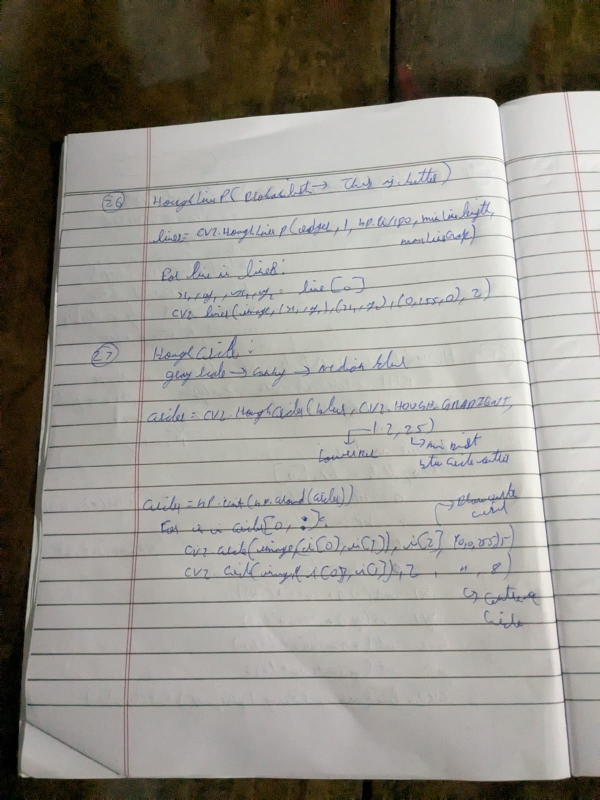
#> input picture test.jpg, 1200 x 1600 px (shown at 1/2 size)
$ python scan.py
#> lines starting #> are read from the running program, lines starting #| are printed output that depends on the picture; after the words box and inside, x2 and y2 are one past the last pixel; in counts of white or black regions, pixels touching at a corner belong together
import cv2
import numpy as np
image = cv2.imread("test.jpg")      #upload the image in the same directory as this file and rename it to test.jpg
#> image is the input picture: shape (1600, 1200, 3); mean B, G, R 139.2, 146.3, 149.4
original = image.copy()
image = cv2.resize(image, (800,800))
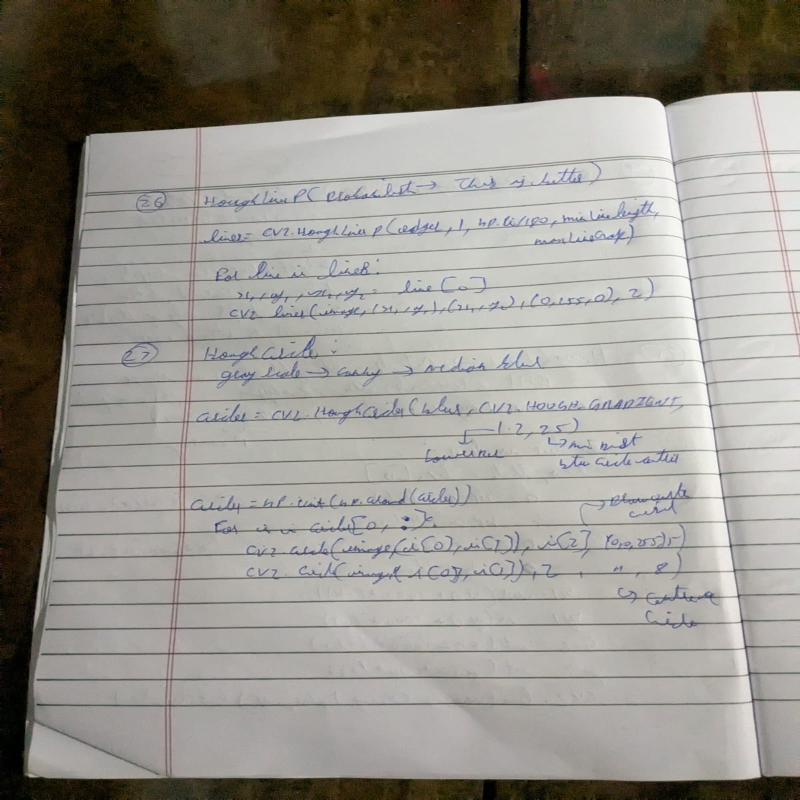
#> image: shape (800, 800, 3); mean B, G, R 139.3, 146.3, 149.5
gray = cv2.cvtColor(image, cv2.COLOR_BGR2GRAY)
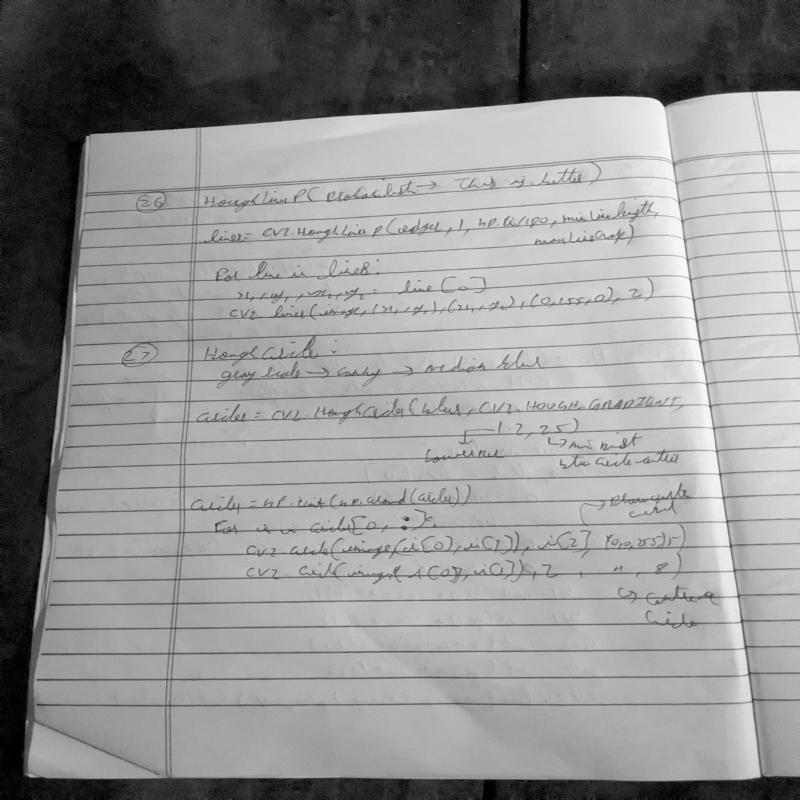
#> gray: shape (800, 800); min 0, max 253, mean 146.5
blur = cv2.GaussianBlur(gray, (5, 5), 0)
edges = cv2.Canny(blur, 75, 150)
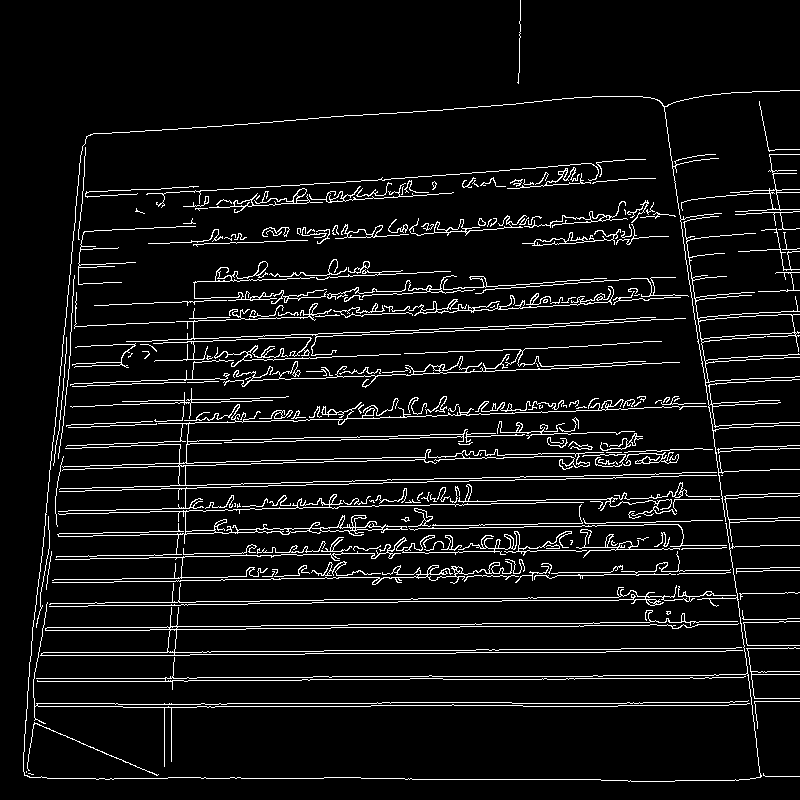
#> edges: shape (800, 800); 6.8% white in thin lines or dots
contours, _ = cv2.findContours(edges, cv2.RETR_TREE, cv2.CHAIN_APPROX_SIMPLE)
#> contours = 345 contours, 223 with area under 20; largest, box (x1, y1, x2, y2) and area: (23, 90, 800, 782) 1848, (698, 314, 795, 340) 1742, (59, 399, 717, 490) 1621, (40, 607, 743, 656) 988, (56, 494, 584, 558) 972
contours = sorted(contours, key=cv2.contourArea, reverse=True)
for contour in contours:
    peri = cv2.arcLength(contour, True)
    approx = cv2.approxPolyDP(contour, 0.02 * peri, True)
    if len(approx) == 4:
        document_contour = approx
        break
#> this loop made 7 passes
#> (peri, document_contour) on pass 7: (326.3, [[461, 453], [577, 453], [576, 464], [589, 464]])
#> (peri, approx) on passes 3 to 6: (6627.9, [[716, 472], [59, 489]]), (5317.1, [[40, 655], [742, 650]]), (2965.4, [[583, 502], [56, 557]]), (500.3, [[425, 458], [179, 464]])
def reorder_points(pts):
    pts = pts.reshape((4, 2))
#> pts = [[461, 453], [577, 453], [576, 464], [589, 464]]
    reordered = np.zeros((4, 2), dtype=np.float32)
    s = np.sum(pts, axis=1)
#> s = [914, 1030, 1040, 1053]
    d = np.diff(pts, axis=1)
#> d = [-8, -124, -112, -125]
    reordered[0] = pts[np.argmin(s)]
    reordered[2] = pts[np.argmax(s)]
    reordered[3] = pts[np.argmax(d)]
    reordered[1] = pts[np.argmin(d)]
    return reordered
width, height = 600, 800
pts1 = reorder_points(document_contour)
#> pts1 = [[461, 453], [589, 464], [589, 464], [461, 453]]
pts2 = np.array([[0, 0], [width, 0], [width, height], [0, height]], dtype=np.float32)
matrix = cv2.getPerspectiveTransform(pts1, pts2)
#> matrix = [[-3.29e-05, 0.000383, -0.158], [0.000205, -0.00239, 0.987], [6.58e-07, -7.66e-06, 0.00317]]
warped = cv2.warpPerspective(original, matrix, (width, height))
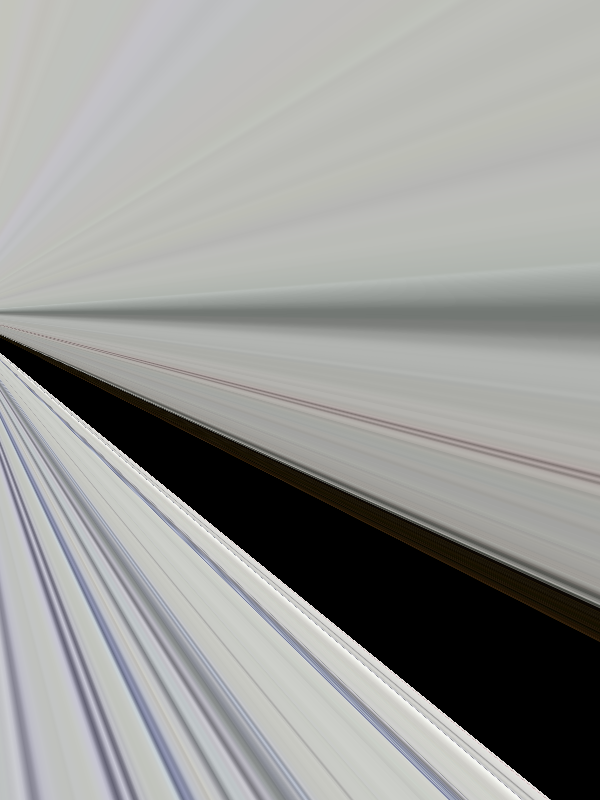
#> warped: shape (800, 600, 3); mean B, G, R 151, 153.1, 152.4
warped_gray = cv2.cvtColor(warped, cv2.COLOR_BGR2GRAY)
scanned = cv2.adaptiveThreshold(warped_gray, 255, cv2.ADAPTIVE_THRESH_GAUSSIAN_C, cv2.THRESH_BINARY_INV, 11, 2)
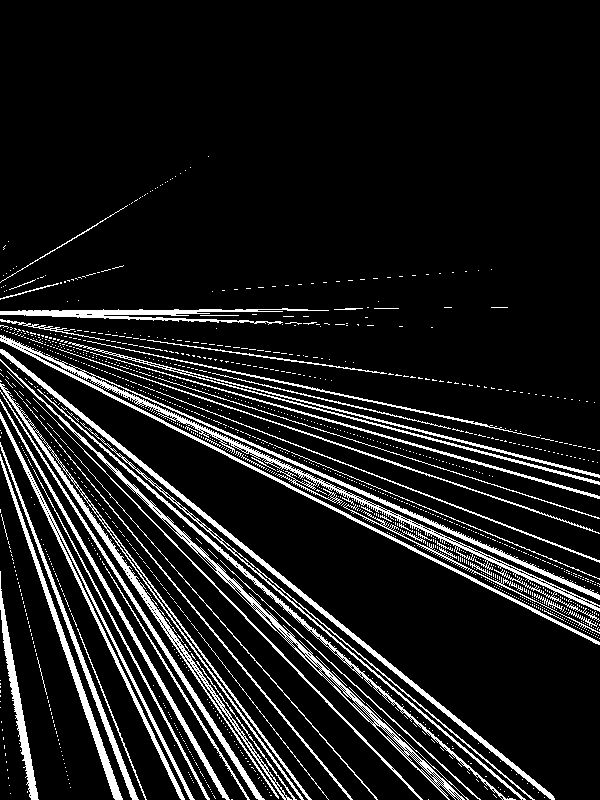
#> scanned: shape (800, 600); 11.1% white; 1376 white regions (1318 under 20 px), largest, box (x1, y1, x2, y2) and area: (0, 335, 600, 645) 7615, (0, 383, 312, 800) 4305, (0, 349, 555, 800) 3444
cv2.imshow("Scanned", scanned)
cv2.imshow("Original", original)
cv2.waitKey(0)
cv2.destroyAllWindows()
